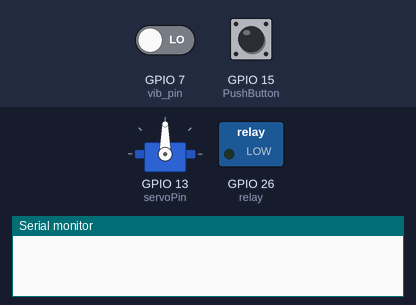
A sketch run on a simulated ESP32. On the bench: servo, switched loads named in the sketch (green lamp = pin HIGH), the last lines printed to the serial monitor. The test bench sets the inputs (shaded band); at power-on: GPIO 7 (vib_pin) LOW, GPIO 15 (PushButton) LOW.

Above: at 0.0 s.
At 2.3 s:
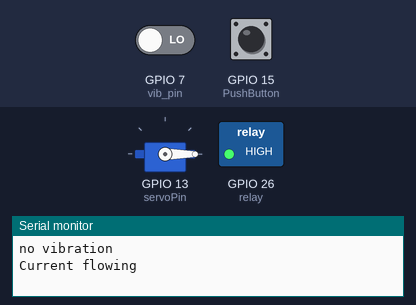
At 7.3 s:
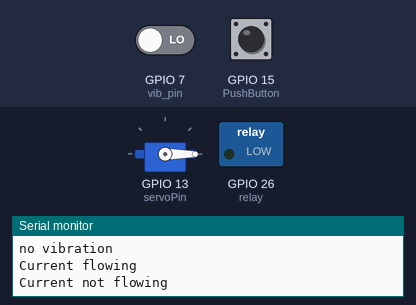
Timing chart, 0 to 8.8 s (numbered marks = the images above):
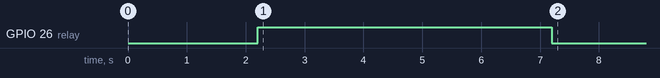

The sketch:

Fuel_Theft_Detection.ino
```cpp
#include <ESP32Servo.h>
Servo myservo;
int pos = 0;
int servoPin = 13;

int vib_pin=7;
int led_pin=2;

const int relay = 26;

const int PushButton=15;

void setup() {
  ESP32PWM::allocateTimer(0);
  ESP32PWM::allocateTimer(1);
  ESP32PWM::allocateTimer(2);
  ESP32PWM::allocateTimer(3);
  myservo.setPeriodHertz(50);
  myservo.attach(servoPin, 500, 2400);

  int vib_pin=7;
  int led_pin=2;

  pinMode(relay, OUTPUT);

  pinMode(PushButton, INPUT);

  servo90();
  delay(100);
  servo0();
  delay(100);
  vib();
  delay(2000);
  relay_on();
  delay(5000);
  relay_off();
  delay(5000);
  push_button();
  delay(1000);

}
void servo90(){
   myservo.write(90);
}

 void servo0(){
   myservo.write(0);
}

void vib() {
  int val;
  val=digitalRead(vib_pin);
  if(val==1)
  {
    digitalWrite(led_pin,HIGH);
    Serial.println("vibration");
    delay(1000);
    digitalWrite(led_pin,LOW);
    delay(1000);
   }
   else
   digitalWrite(led_pin,LOW);
   Serial.println("no vibration");
}

void relay_on(){
   digitalWrite(relay, HIGH);
  Serial.println("Current flowing");
}

void relay_off(){
   digitalWrite(relay, LOW);
  Serial.println("Current not flowing");
}

void push_button(){
  int Push_button_state = digitalRead(PushButton);
  Serial.println(Push_button_state);
}

void loop() {

}
```
